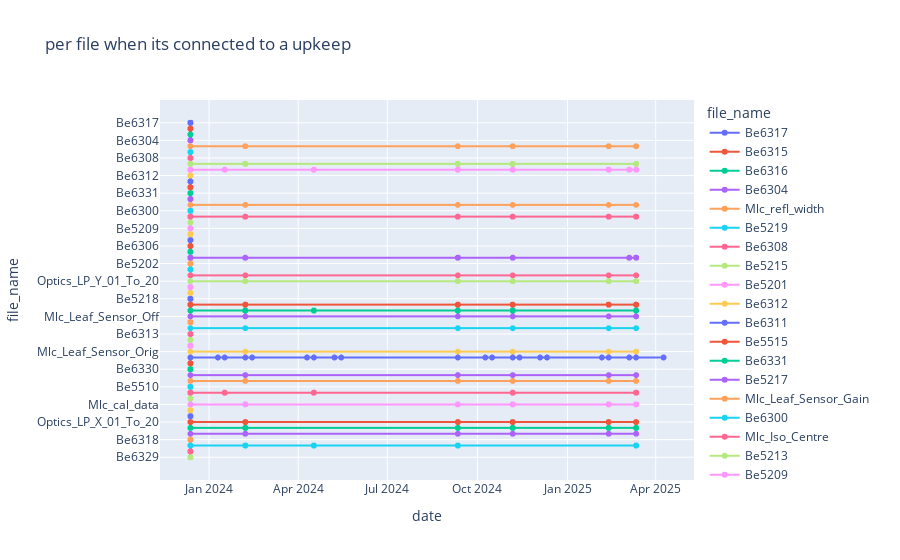

Notebook cell for this chart:
### Markdown cell above
Belangrijk om te kijken naar de frequentie van de aanwezigheid van bestanden.

### Code cell
px.line(onderhoud_linac[onderhoud_linac["linac"] == 2191], x="date", y ="file_name", color="file_name",markers=True, title="per file when its connected to a upkeep")
